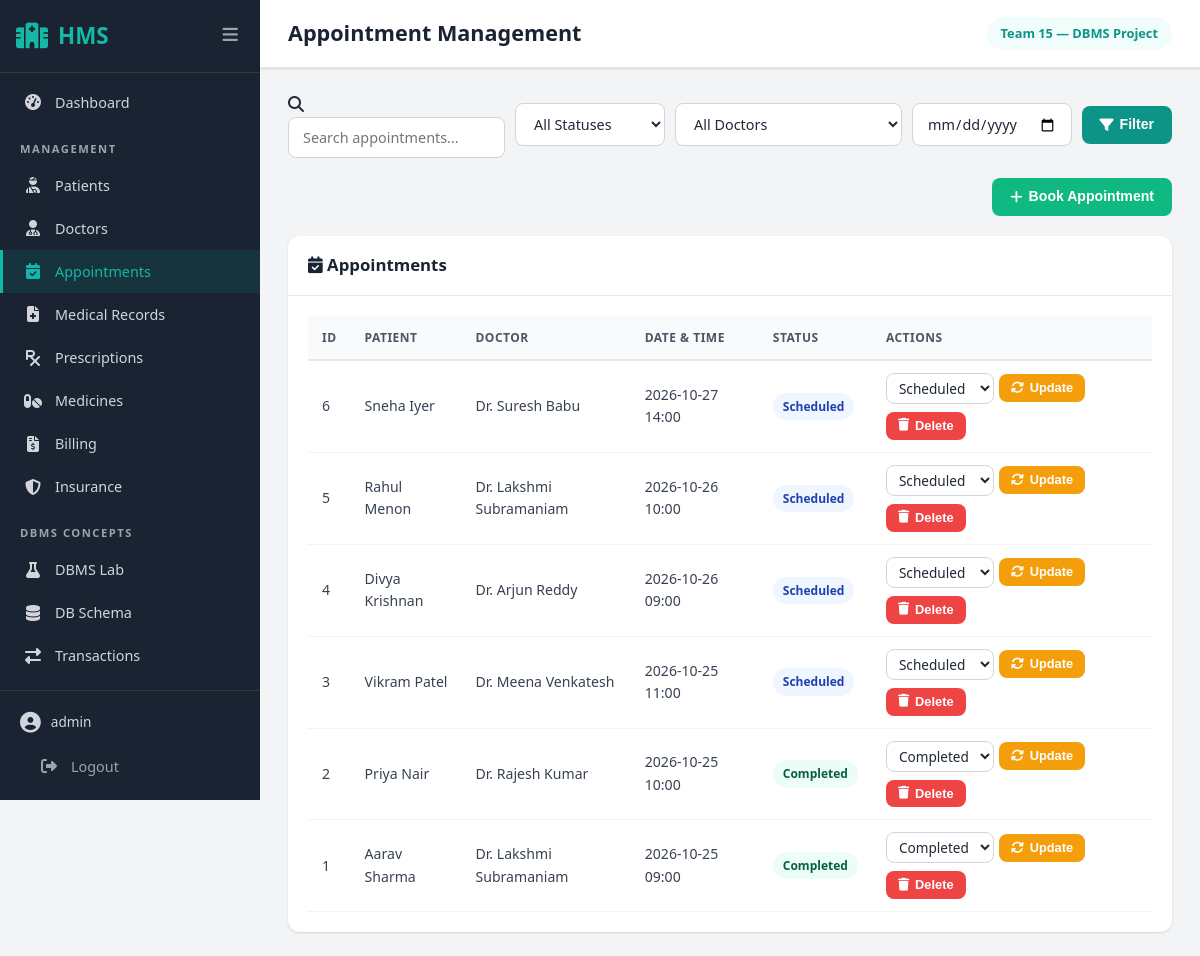
/appointments (signed in), run on the app's committed database.
### tables this page shows
CREATE TABLE Appointment (
        Appointment_ID  INTEGER PRIMARY KEY AUTOINCREMENT,
        Patient_ID      INTEGER NOT NULL,
        Doctor_ID       INTEGER NOT NULL,
        DateTime        TEXT NOT NULL,
        Status          TEXT NOT NULL DEFAULT 'Scheduled'
                        CHECK(Status IN ('Scheduled', 'Completed', 'Cancelled')),
        FOREIGN KEY (Patient_ID) REFERENCES Patient(Patient_ID),
        FOREIGN KEY (Doctor_ID)  REFERENCES Doctor(Doctor_ID),
        UNIQUE(Doctor_ID, DateTime)
    );

CREATE TABLE Patient (
        Patient_ID  INTEGER PRIMARY KEY AUTOINCREMENT,
        Name        TEXT NOT NULL,
        Age         INTEGER NOT NULL CHECK(Age > 0 AND Age < 150),
        Gender      TEXT NOT NULL CHECK(Gender IN ('Male', 'Female', 'Other')),
        Phone       TEXT NOT NULL,
        Address     TEXT NOT NULL
    );

CREATE TABLE Doctor (
        Doctor_ID       INTEGER PRIMARY KEY AUTOINCREMENT,
        Name            TEXT NOT NULL,
        Specialization  TEXT NOT NULL,
        Phone           TEXT NOT NULL,
        Availability    TEXT NOT NULL DEFAULT 'Available'
    );

### app.py (the view)
@app.route('/appointments')
@login_required
def appointments():
    db = get_connection()
    search = request.args.get('search', '').strip()
    status_filter = request.args.get('status', '').strip()
    doctor_filter = request.args.get('doctor_id', '').strip()
    date_filter = request.args.get('date', '').strip()
    query = """
        SELECT a.*, p.Name AS patient_name, d.Name AS doctor_name
        FROM Appointment a
        JOIN Patient p ON a.Patient_ID = p.Patient_ID
        JOIN Doctor d ON a.Doctor_ID = d.Doctor_ID
        WHERE 1=1
    """
    params = []
    if search:
        query += " AND (p.Name LIKE ? OR d.Name LIKE ?)"
        params.extend([f'%{search}%', f'%{search}%'])
    if status_filter:
        query += " AND a.Status = ?"
        params.append(status_filter)
    if doctor_filter:
        query += " AND a.Doctor_ID = ?"
        params.append(int(doctor_filter))
    if date_filter:
        query += " AND DATE(a.DateTime) = ?"
        params.append(date_filter)
    query += " ORDER BY a.DateTime DESC"
    appointments_list = db.execute(query, params).fetchall()
    patients_list = db.execute("SELECT Patient_ID, Name FROM Patient ORDER BY Name").fetchall()
    doctors_list = db.execute("SELECT Doctor_ID, Name FROM Doctor ORDER BY Name").fetchall()
    return render_template('appointments.html', appointments=appointments_list,
                           patients=patients_list, doctors=doctors_list,
                           search=search, status_filter=status_filter,
                           doctor_filter=doctor_filter, date_filter=date_filter)

### app.py (called while the page is built)
def login_required(f):
    @wraps(f)
    def decorated(*args, **kwargs):
        if 'user_id' not in session:
            flash('Please log in to access this page.', 'warning')
            return redirect(url_for('login'))
        return f(*args, **kwargs)
    return decorated

def get_connection():
    if 'db' not in g:
        g.db = get_db()
    return g.db

@app.teardown_appcontext
def close_connection(exception):
    db = g.pop('db', None)
    if db is not None:
        db.close()

### database.py (called while the page is built)
def get_db():
    conn = sqlite3.connect(DATABASE_PATH)
    conn.row_factory = sqlite3.Row
    conn.execute("PRAGMA foreign_keys = ON;")
    return conn

### templates/appointments.html (shortened to what this page needs)
{% extends "base.html" %}
{% block page_title %}Appointment Management{% endblock %}
{% block content %}
<div class="filter-bar">
    <form method="GET" action="{{ url_for('appointments') }}" style="display: flex; gap: 10px; align-items: center; flex-wrap: wrap;">
        <div class="search-bar" style="flex: 1; min-width: 200px;">
            <i class="fas fa-search"></i>
            <input type="text" name="search" class="form-control" placeholder="Search appointments..." value="{{ request.args.get('search', '') }}">
        </div>
        <select name="status" class="form-control" style="width: auto; min-width: 150px;">
            <option value="">All Statuses</option>
        </select>
        <select name="doctor" class="form-control" style="width: auto; min-width: 180px;">
            <option value="">All Doctors</option>
        </select>
        <input type="date" name="date" class="form-control" style="width: auto;" value="{{ request.args.get('date', '') }}">
        <button type="submit" class="btn btn-primary"><i class="fas fa-filter"></i> Filter</button>
    </form>
</div>
<div style="margin: 20px 0; text-align: right;">
    <button class="btn btn-success" onclick="document.getElementById('bookModal').style.display='flex'">
        <i class="fas fa-plus"></i> Book Appointment
    </button>
</div>
<div class="card">
    <div class="card-header">
        <h3><i class="fas fa-calendar-check"></i> Appointments</h3>
    </div>
    <div class="card-body">
        {% if appointments %}
        <table class="data-table">
            <thead>
                <tr>
                    <th>ID</th>
                    <th>Patient</th>
                    <th>Doctor</th>
                    <th>Date & Time</th>
                    <th>Status</th>
                    <th>Actions</th>
                </tr>
            </thead>
            <tbody>
                {% for a in appointments %}
                <tr>
                    <td>{{ a.Appointment_ID }}</td>
                    <td>{{ a.patient_name }}</td>
                    <td>{{ a.doctor_name }}</td>
                    <td>{{ a.DateTime }}</td>
                    <td>
                        {% if a.Status == 'Scheduled' %}
                            <span class="badge badge-info">{{ a.Status }}</span>
                        {% elif a.Status == 'Completed' %}
                            <span class="badge badge-success">{{ a.Status }}</span>
                        {% elif a.Status == 'Cancelled' %}
                            <span class="badge badge-danger">{{ a.Status }}</span>
                        {% else %}
                            <span class="badge badge-warning">{{ a.Status }}</span>
                        {% endif %}
                    </td>
                    <td>
                        <div style="display: flex; gap: 8px; align-items: center; flex-wrap: wrap;">
                            <form method="POST" action="{{ url_for('update_appointment_status', appt_id=a.Appointment_ID) }}" style="display: flex; gap: 5px; align-items: center;">
                                <select name="status" class="form-control" style="width: auto; padding: 4px 8px; font-size: 0.85rem;">
                                    <option value="Scheduled" {{ 'selected' if a.Status == 'Scheduled' }}>Scheduled</option>
                                    <option value="Completed" {{ 'selected' if a.Status == 'Completed' }}>Completed</option>
                                </select>
                                <button type="submit" class="btn btn-sm btn-warning"><i class="fas fa-sync-alt"></i> Update</button>
                            </form>
                            <form method="POST" action="{{ url_for('delete_appointment', appt_id=a.Appointment_ID) }}" onsubmit="return confirm('Are you sure you want to delete this appointment?');">
                                <button type="submit" class="btn btn-sm btn-danger"><i class="fas fa-trash"></i> Delete</button>
                            </form>
                        </div>
                    </td>
                </tr>
                {% endfor %}
            </tbody>
        </table>
        {% else %}
        <div class="empty-state">
            <i class="fas fa-calendar-times" style="font-size: 3rem; margin-bottom: 15px; color: #ccc;"></i>
            <h3>No Appointments Found</h3>
            <p>There are no appointments matching your criteria. Click "Book Appointment" to schedule one.</p>
        </div>
        {% endif %}
    </div>
</div>
{% endblock %}

### static/css/style.css (style rules this page uses)
*, *::before, *::after { box-sizing: border-box; margin: 0; padding: 0; }
:root { --navy: #1a2332; --navy-light: #2c3e6b; --teal: #0d9488; --teal-light: #14b8a6; --teal-bg: #f0fdfa; --white: #ffffff; --gray-50: #f9fafb; --gray-100: #f3f4f6; --gray-200: #e5e7eb; --gray-300: #d1d5db; --gray-400: #9ca3af; --gray-500: #6b7280; --gray-600: #4b5563; --gray-700: #374151; --gray-800: #1f2937; --green: #10b981; --green-bg: #ecfdf5; --red: #ef4444; --red-bg: #fef2f2; --yellow: #f59e0b; --yellow-bg: #fffbeb; --blue: #3b82f6; --blue-bg: #eff6ff; --purple: #8b5cf6; --sidebar-w: 260px; --sidebar-collapsed: 70px; --radius: 12px; --radius-sm: 8px; --shadow: 0 1px 3px rgba(0,0,0,0.08), 0 1px 2px rgba(0,0,0,0.06); --shadow-md: 0 4px 6px rgba(0,0,0,0.07), 0 2px 4px rgba(0,0,0,0.06); --shadow-lg: 0 10px 15px rgba(0,0,0,0.1), 0 4px 6px rgba(0,0,0,0.05); --transition: 0.2s ease; }
body { font-family: 'Segoe UI', system-ui, -apple-system, sans-serif; background: var(--gray-100); color: var(--gray-800); line-height: 1.6; min-height: 100vh; }
.card { background: var(--white); border-radius: var(--radius); box-shadow: var(--shadow); overflow: hidden; transition: box-shadow var(--transition); }
.card-header { padding: 16px 20px; border-bottom: 1px solid var(--gray-200); display: flex; align-items: center; justify-content: space-between; gap: 12px; }
.card-header h2, .card-header h3 { font-size: 1.05rem; font-weight: 700; color: var(--navy); }
.card-body { padding: 20px; }
.data-table { width: 100%; border-collapse: collapse; font-size: 0.88rem; }
.data-table th { background: var(--gray-50); padding: 12px 14px; text-align: left; font-weight: 600; color: var(--gray-600); border-bottom: 2px solid var(--gray-200); white-space: nowrap; text-transform: uppercase; font-size: 0.75rem; letter-spacing: 0.5px; }
.data-table td { padding: 12px 14px; border-bottom: 1px solid var(--gray-100); color: var(--gray-700); vertical-align: middle; }
.badge { padding: 4px 10px; border-radius: 20px; font-size: 0.75rem; font-weight: 600; display: inline-flex; align-items: center; gap: 4px; }
.badge-success { background: var(--green-bg); color: #065f46; }
.badge-info { background: var(--blue-bg); color: #1e40af; }
.btn { padding: 9px 18px; border: none; border-radius: var(--radius-sm); font-size: 0.88rem; font-weight: 600; cursor: pointer; display: inline-flex; align-items: center; gap: 6px; transition: var(--transition); text-decoration: none; line-height: 1.4; }
.btn-primary { background: var(--teal); color: var(--white); }
.btn-success { background: var(--green); color: var(--white); }
.btn-danger { background: var(--red); color: var(--white); }
.btn-warning { background: var(--yellow); color: var(--white); }
.btn-sm { padding: 5px 12px; font-size: 0.8rem; }
.form-control { width: 100%; padding: 10px 14px; border: 1.5px solid var(--gray-300); border-radius: var(--radius-sm); font-size: 0.9rem; color: var(--gray-800); transition: var(--transition); background: var(--white); font-family: inherit; }
select.form-control { cursor: pointer; }

### data on the page
Appointment: Appointment_ID "6", patient_name "Sneha Iyer", doctor_name "Dr. Suresh Babu", DateTime "2026-10-27 14:00", Status "Scheduled"
Appointment: Appointment_ID "5", patient_name "Rahul Menon", doctor_name "Dr. Lakshmi Subramaniam", DateTime "2026-10-26 10:00", Status "Scheduled"
Appointment: Appointment_ID "4", patient_name "Divya Krishnan", doctor_name "Dr. Arjun Reddy", DateTime "2026-10-26 09:00", Status "Scheduled"
Appointment: Appointment_ID "3", patient_name "Vikram Patel", doctor_name "Dr. Meena Venkatesh", DateTime "2026-10-25 11:00", Status "Scheduled"
Appointment: Appointment_ID "2", patient_name "Priya Nair", doctor_name "Dr. Rajesh Kumar", DateTime "2026-10-25 10:00", Status "Completed"
Appointment: Appointment_ID "1", patient_name "Aarav Sharma", doctor_name "Dr. Lakshmi Subramaniam", DateTime "2026-10-25 09:00", Status "Completed"

### other printed values
{{ session.get('username', 'Admin') }} "admin"
